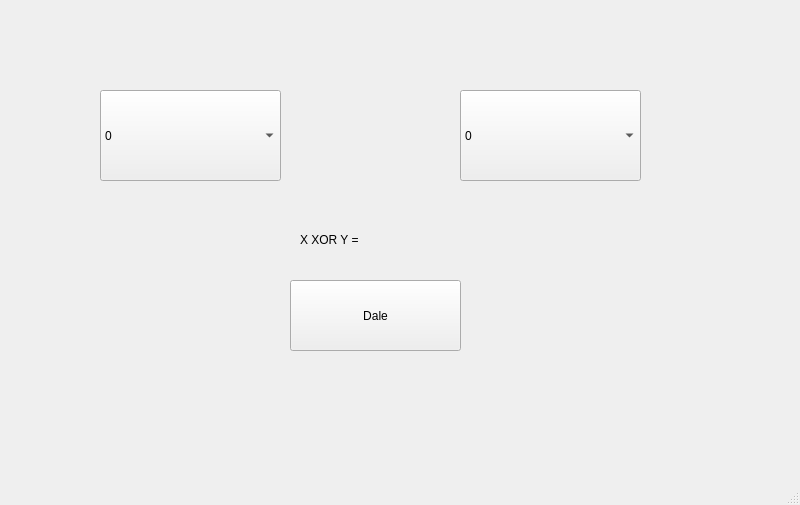
<?xml version="1.0" encoding="UTF-8"?>
<ui version="4.0">
 <class>MainWindow</class>
 <widget class="QMainWindow" name="MainWindow">
  <property name="geometry">
   <rect>
    <x>0</x>
    <y>0</y>
    <width>800</width>
    <height>505</height>
   </rect>
  </property>
  <property name="windowTitle">
   <string>MainWindow</string>
  </property>
  <widget class="QWidget" name="centralwidget">
   <widget class="QComboBox" name="ComboX">
    <property name="geometry">
     <rect>
      <x>100</x>
      <y>90</y>
      <width>181</width>
      <height>91</height>
     </rect>
    </property>
    <item>
     <property name="text">
      <string>0</string>
     </property>
    </item>
    <item>
     <property name="text">
      <string>1</string>
     </property>
    </item>
   </widget>
   <widget class="QComboBox" name="ComboY">
    <property name="geometry">
     <rect>
      <x>460</x>
      <y>90</y>
      <width>181</width>
      <height>91</height>
     </rect>
    </property>
    <item>
     <property name="text">
      <string>0</string>
     </property>
    </item>
    <item>
     <property name="text">
      <string>1</string>
     </property>
    </item>
   </widget>
   <widget class="QPushButton" name="Boton1">
    <property name="geometry">
     <rect>
      <x>290</x>
      <y>280</y>
      <width>171</width>
      <height>71</height>
     </rect>
    </property>
    <property name="text">
     <string>Dale</string>
    </property>
   </widget>
   <widget class="QLabel" name="label">
    <property name="geometry">
     <rect>
      <x>300</x>
      <y>230</y>
      <width>141</width>
      <height>20</height>
     </rect>
    </property>
    <property name="text">
     <string>X XOR Y = </string>
    </property>
   </widget>
  </widget>
  <widget class="QMenuBar" name="menubar">
   <property name="geometry">
    <rect>
     <x>0</x>
     <y>0</y>
     <width>800</width>
     <height>21</height>
    </rect>
   </property>
  </widget>
  <widget class="QStatusBar" name="statusbar"/>
 </widget>
 <resources/>
 <connections/>
</ui>
